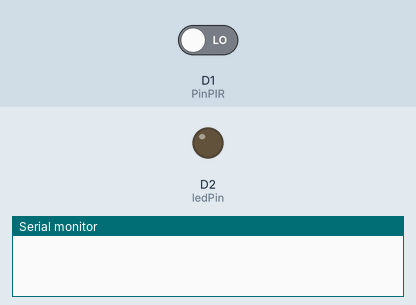
This sketch was run on a simulated ESP8266 (NodeMCU). Parts: output pins drawn as LEDs (lit = HIGH), the last lines printed to the serial monitor. The test bench sets the inputs (shaded band); at power-on: D1 (PinPIR) LOW. WiFi joins after 1.5 s; servers stay silent unless stated.

Above: at 3.0 s.
3.1 s: D1 (PinPIR) driven HIGH
At 4.0 s:
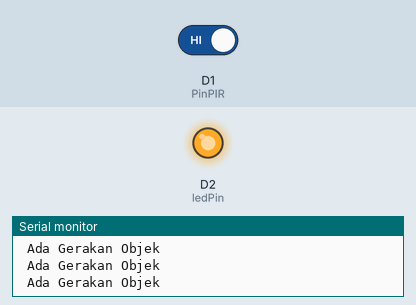
4.6 s: D1 (PinPIR) driven LOW
At 5.1 s:
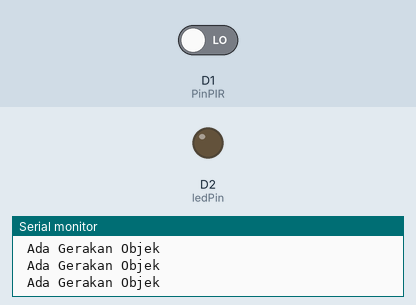
Timing chart, 0 to 7.6 s (numbered marks = the images above; inputs shaded):
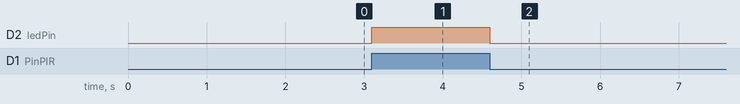

The sketch:

microwave_proximity.ino
```cpp
#define BLYNK_PRINT Serial

#include <ESP8266WiFi.h>
#include <BlynkSimpleEsp8266.h>

char auth[] = "YROT2uNrEak40sQtZbv83cP40Ek924EY";
char ssid[] = "wifi";
char pass[] = "nurcahyo";

#define ledPin D2
#define PinPIR D1

int nilaiPIR;

void setup() {
  // put your setup code here, to run once:
  Serial.begin(115200);
  delay(10);
  Blynk.begin(auth, ssid, pass);
  pinMode(ledPin, OUTPUT);
  pinMode(PinPIR, INPUT);
  digitalWrite(ledPin, LOW);
}

void loop() {
  // put your main code here, to run repeatedly:
  getPirValue();
  Blynk.run();
}

void getPirValue(){
  nilaiPIR = digitalRead(PinPIR);
  if(nilaiPIR){
    Serial.println(" Ada Gerakan Objek");
    Blynk.notify(" Ada Gerakan Objek ");
  }

  digitalWrite(ledPin, nilaiPIR);
}
```

Measured:
- after the input at 3.1 s, D2 (ledPin): LOW → HIGH at once
- after the input at 4.6 s, D2 (ledPin): HIGH → LOW at once
